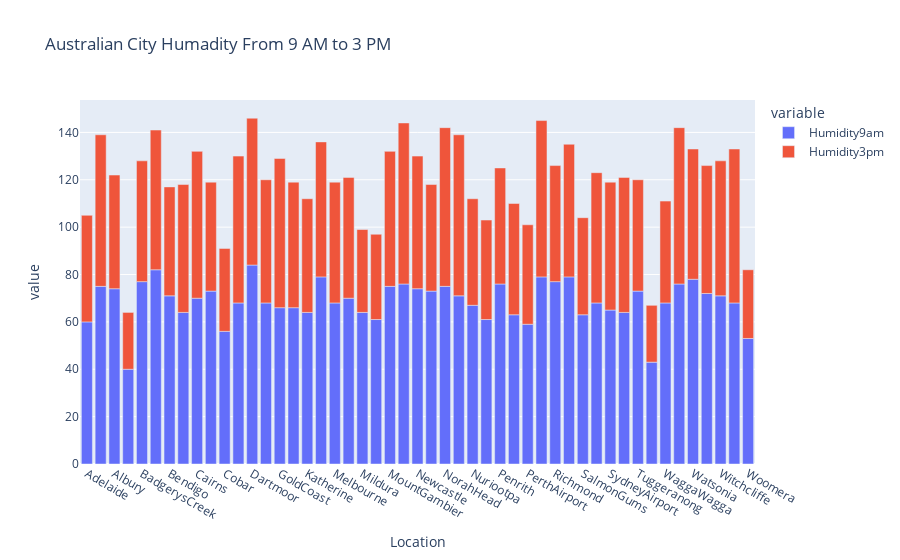

Source (notebook cell):
### Markdown cell above
#### E.5.2 Menggambarkan humidity berdasarkan lokasi

### Code cell
# membuat grup untuk lokasi, humidity 9 am dan humidity 3 pm
loc_humidity = df_new.groupby("Location")[["Humidity9am", "Humidity3pm"]].mean().round()
loc_humidity = loc_humidity.reset_index()
loc_humidity.columns= ["Location","Humidity9am", "Humidity3pm"]
# membuat judul
fig = px.bar(loc_humidity, x="Location", y=["Humidity9am", "Humidity3pm"], title="Australian City Humadity From 9 AM to 3 PM  ")
# menampilkan
fig.show()

### Figure 1 — Plotly figure (JSON) as saved in the notebook; plotly's stock layout.template omitted (floating-point values rounded to 4 significant figures)
{"data": [{"alignmentgroup": "True", "hovertemplate": "variable=Humidity9am<br>Location=%{x}<br>value=%{y}<extra></extra>", "legendgroup": "Humidity9am", "marker": {"color": "#636efa", "pattern": {"shape": ""}}, "name": "Humidity9am", "offsetgroup": "Humidity9am", "orientation": "v", "showlegend": true, "textposition": "auto", "type": "bar", "x": ["Adelaide", "Albany", "Albury", "AliceSprings", "BadgerysCreek", "Ballarat", "Bendigo", "Brisbane", "Cairns", "Canberra", "Cobar", "CoffsHarbour", "Dartmoor", "Darwin", "GoldCoast", "Hobart", "Katherine", "Launceston", "Melbourne", "MelbourneAirport", "Mildura", "Moree", "MountGambier", "MountGinini", "Newcastle", "Nhil", "NorahHead", "NorfolkIsland", "Nuriootpa", "PearceRAAF", "Penrith", "Perth", "PerthAirport", "Portland", "Richmond", "Sale", "SalmonGums", "Sydney", "SydneyAirport", "Townsville", "Tuggeranong", "Uluru", "WaggaWagga", "Walpole", "Watsonia", "Williamtown", "Witchcliffe", "Wollongong", "Woomera"], "xaxis": "x", "y": [60, 75, 74, 40, 77, 82, 71, 64, 70, 73, 56, 68, 84, 68, 66, 66, 64, 79, 68, 70, 64, 61, 75, 76, 74, 73, 75, 71, 67, 61, 76, 63, 59, 79, 77, 79, 63, 68, 65, 64, 73, 43, 68, 76, 78, 72, 71, 68, 53], "yaxis": "y"}, {"alignmentgroup": "True", "hovertemplate": "variable=Humidity3pm<br>Location=%{x}<br>value=%{y}<extra></extra>", "legendgroup": "Humidity3pm", "marker": {"color": "#EF553B", "pattern": {"shape": ""}}, "name": "Humidity3pm", "offsetgroup": "Humidity3pm", "orientation": "v", "showlegend": true, "textposition": "auto", "type": "bar", "x": ["Adelaide", "Albany", "Albury", "AliceSprings", "BadgerysCreek", "Ballarat", "Bendigo", "Brisbane", "Cairns", "Canberra", "Cobar", "CoffsHarbour", "Dartmoor", "Darwin", "GoldCoast", "Hobart", "Katherine", "Launceston", "Melbourne", "MelbourneAirport", "Mildura", "Moree", "MountGambier", "MountGinini", "Newcastle", "Nhil", "NorahHead", "NorfolkIsland", "Nuriootpa", "PearceRAAF", "Penrith", "Perth", "PerthAirport", "Portland", "Richmond", "Sale", "SalmonGums", "Sydney", "SydneyAirport", "Townsville", "Tuggeranong", "Uluru", "WaggaWagga", "Walpole", "Watsonia", "Williamtown", "Witchcliffe", "Wollongong", "Woomera"], "xaxis": "x", "y": [45, 64, 48, 24, 51, 59, 46, 54, 62, 46, 35, 62, 62, 52, 63, 53, 48, 57, 51, 51, 35, 36, 57, 68, 56, 45, 67, 68, 45, 42, 49, 47, 42, 66, 49, 56, 41, 55, 54, 57, 47, 24, 43, 66, 55, 54, 57, 65, 29], "yaxis": "y"}], "layout": {"barmode": "relative", "legend": {"title": {"text": "variable"}, "tracegroupgap": 0}, "title": {"text": "Australian City Humadity From 9 AM to 3 PM  "}, "xaxis": {"anchor": "y", "domain": [0, 1], "title": {"text": "Location"}}, "yaxis": {"anchor": "x", "domain": [0, 1], "title": {"text": "value"}}}}
